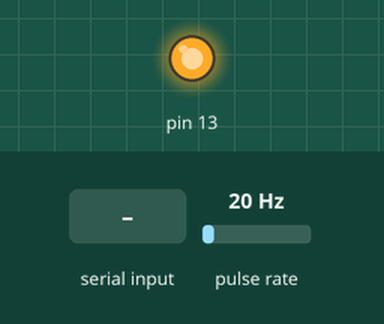
Bench run of a sketch on a simulated Arduino Uno, built with avr-gcc and run on an emulated ATmega328P. Parts: output pins drawn as LEDs (lit = HIGH). Wiring (inferred from the names in the program): pulse sensor: data pin 2. Inputs (shaded band) come from the test bench; at power-on: pulse rate 20 Hz. What the sketch prints to the serial monitor is not drawn.

Above: at 1.2 s.
1.3 s: "Q" received over Serial
At 1.45 s:
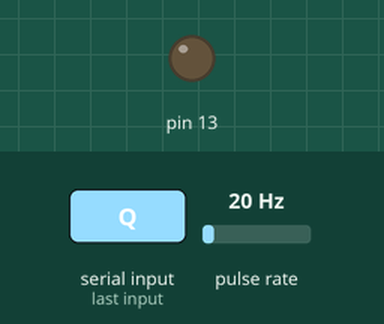
3.1 s: "X" received over Serial
Timing chart, 0 to 6.1 s (numbered marks = the images above; inputs shaded):
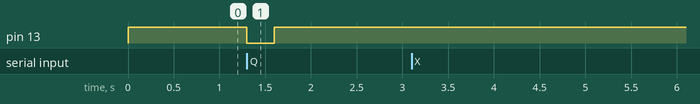

The sketch:

caudal3.ino
```cpp
volatile int pulsos; // Cantidad de pulsos del sensor. Como se usa dentro de una interrupcion debe ser volatile

unsigned int litrosPorHora; // Calculated litres/hour

unsigned char sensorDeFlujo = 2; // Pin al que esta conectado el sensor

unsigned long tiempoAnterior; // Para calcular el tiempo

unsigned long pulsosAcumulados; // Pulsos acumulados

float litros; // Litros acumulados
int val1=3;
int val2=4;
int option=0;
void flujo () // Funcion de interrupcion

{
pulsos++; // Simplemente sumar el numero de pulsos
}

void setup()
{
pinMode(sensorDeFlujo, INPUT);
pinMode(13, OUTPUT);
Serial.begin(115200);
digitalWrite(val1, HIGH);
digitalWrite(val2, HIGH);
attachInterrupt(0, flujo, RISING); // Setup Interrupt
digitalWrite(13, HIGH);


interrupts(); // Habilitar interrupciones
tiempoAnterior = millis();
}

void loop ()
{
  if (Serial.available()>0)
  {
    //leemos la opcion enviada
    option=Serial.read();
    if(option=='X')
    {
      Serial.print(" Caudal: ");
    Serial.print(litrosPorHora, DEC); // Cantidad en litros por hora
    Serial.print(" L/hour");
    Serial.print(" - Pulsos totales: ");
    Serial.print(pulsosAcumulados);

    litros = pulsosAcumulados*1.0/400; //Cada 400 pulsos = 1 litro
    Serial.print("  - Litros acumulados: ");
    Serial.println(litros);
      option=0;
    }
    if(option=='Q')
    {
     digitalWrite(13, LOW);
     delay(300);
     digitalWrite(13, HIGH);
    }

  }

// Cada segundo calcular e imprimir Litros/seg
if( millis() - tiempoAnterior > 1000)
{
    tiempoAnterior = millis(); // Updates cloopTime
    // Pulse frequency (Hz) = 6.67 Q, Q is flow rate in L/min. (Results in +/- 3% range)
    // Q = frecuencia / 6.67 (L/min)
    // Q = (frecuencia * 60) / 6.67 (L/hora)
    pulsosAcumulados += pulsos;
    litrosPorHora = (pulsos * 60 / 6.67); // (Pulse frequency x 60 min) / 7.5Q = flow rate in L/hour
    pulsos = 0; // Reset Counter

    }
}
```

Measured:
- after the input at 1.3 s, pin 13: HIGH → LOW at once, → HIGH 0.30 s later
- after the input at 3.1 s, every drawn part: stays the same
